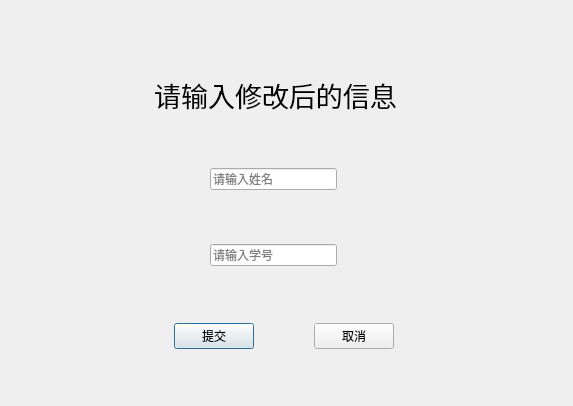
<?xml version="1.0" encoding="UTF-8"?>
<ui version="4.0">
 <class>UserEditDialog</class>
 <widget class="QDialog" name="UserEditDialog">
  <property name="geometry">
   <rect>
    <x>0</x>
    <y>0</y>
    <width>573</width>
    <height>406</height>
   </rect>
  </property>
  <property name="windowTitle">
   <string>Dialog</string>
  </property>
  <widget class="QLabel" name="label">
   <property name="geometry">
    <rect>
     <x>130</x>
     <y>60</y>
     <width>291</width>
     <height>71</height>
    </rect>
   </property>
   <property name="text">
    <string>&lt;html&gt;&lt;head/&gt;&lt;body&gt;&lt;p align=&quot;center&quot;&gt;&lt;span style=&quot; font-size:20pt;&quot;&gt;请输入修改后的信息&lt;/span&gt;&lt;/p&gt;&lt;/body&gt;&lt;/html&gt;</string>
   </property>
  </widget>
  <widget class="QWidget" name="">
   <property name="geometry">
    <rect>
     <x>210</x>
     <y>160</y>
     <width>127</width>
     <height>116</height>
    </rect>
   </property>
   <layout class="QVBoxLayout" name="verticalLayout">
    <item>
     <widget class="QLineEdit" name="nameLineEdit">
      <property name="placeholderText">
       <string>请输入姓名</string>
      </property>
     </widget>
    </item>
    <item>
     <spacer name="verticalSpacer">
      <property name="orientation">
       <enum>Qt::Vertical</enum>
      </property>
      <property name="sizeType">
       <enum>QSizePolicy::Fixed</enum>
      </property>
      <property name="sizeHint" stdset="0">
       <size>
        <width>20</width>
        <height>40</height>
       </size>
      </property>
     </spacer>
    </item>
    <item>
     <widget class="QLineEdit" name="studentIdLineEdit">
      <property name="placeholderText">
       <string>请输入学号</string>
      </property>
     </widget>
    </item>
   </layout>
  </widget>
  <widget class="QWidget" name="">
   <property name="geometry">
    <rect>
     <x>120</x>
     <y>320</y>
     <width>328</width>
     <height>33</height>
    </rect>
   </property>
   <layout class="QHBoxLayout" name="horizontalLayout">
    <item>
     <spacer name="horizontalSpacer_2">
      <property name="orientation">
       <enum>Qt::Horizontal</enum>
      </property>
      <property name="sizeHint" stdset="0">
       <size>
        <width>40</width>
        <height>20</height>
       </size>
      </property>
     </spacer>
    </item>
    <item>
     <widget class="QPushButton" name="saveButton">
      <property name="text">
       <string>提交</string>
      </property>
     </widget>
    </item>
    <item>
     <spacer name="horizontalSpacer">
      <property name="orientation">
       <enum>Qt::Horizontal</enum>
      </property>
      <property name="sizeHint" stdset="0">
       <size>
        <width>40</width>
        <height>20</height>
       </size>
      </property>
     </spacer>
    </item>
    <item>
     <widget class="QPushButton" name="cancelButton">
      <property name="text">
       <string>取消</string>
      </property>
     </widget>
    </item>
    <item>
     <spacer name="horizontalSpacer_3">
      <property name="orientation">
       <enum>Qt::Horizontal</enum>
      </property>
      <property name="sizeHint" stdset="0">
       <size>
        <width>40</width>
        <height>20</height>
       </size>
      </property>
     </spacer>
    </item>
   </layout>
  </widget>
 </widget>
 <resources/>
 <connections/>
</ui>
